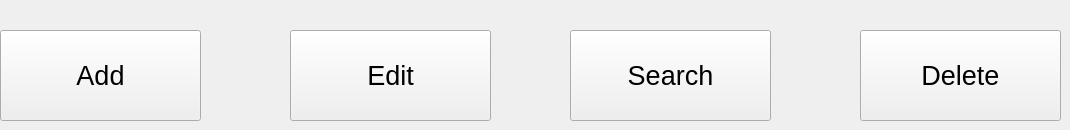
      <widget class="QWidget" name="page_Menu">
       <widget class="QPushButton" name="add">
        <property name="geometry">
         <rect>
          <x>0</x>
          <y>30</y>
          <width>201</width>
          <height>91</height>
         </rect>
        </property>
        <property name="font">
         <font>
          <pointsize>20</pointsize>
         </font>
        </property>
        <property name="text">
         <string>Add</string>
        </property>
       </widget>
       <widget class="QPushButton" name="edit">
        <property name="geometry">
         <rect>
          <x>290</x>
          <y>30</y>
          <width>201</width>
          <height>91</height>
         </rect>
        </property>
        <property name="font">
         <font>
          <pointsize>20</pointsize>
         </font>
        </property>
        <property name="text">
         <string>Edit</string>
        </property>
       </widget>
       <widget class="QPushButton" name="find">
        <property name="geometry">
         <rect>
          <x>570</x>
          <y>30</y>
          <width>201</width>
          <height>91</height>
         </rect>
        </property>
        <property name="font">
         <font>
          <pointsize>20</pointsize>
         </font>
        </property>
        <property name="text">
         <string>Search</string>
        </property>
       </widget>
       <widget class="QPushButton" name="remove">
        <property name="geometry">
         <rect>
          <x>860</x>
          <y>30</y>
          <width>201</width>
          <height>91</height>
         </rect>
        </property>
        <property name="font">
         <font>
          <pointsize>20</pointsize>
         </font>
        </property>
        <property name="text">
         <string>Delete</string>
        </property>
       </widget>
      </widget>
